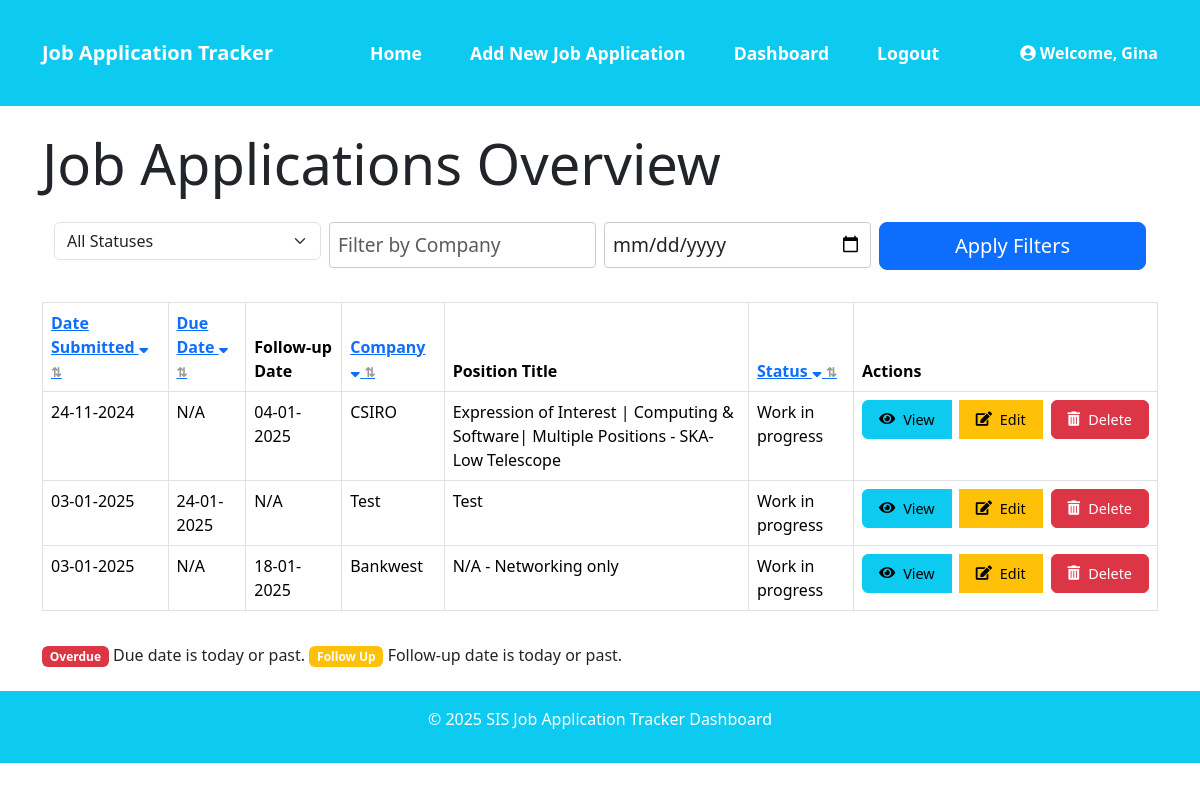
/dashboard (signed in), run on an earlier commit of the app's database.
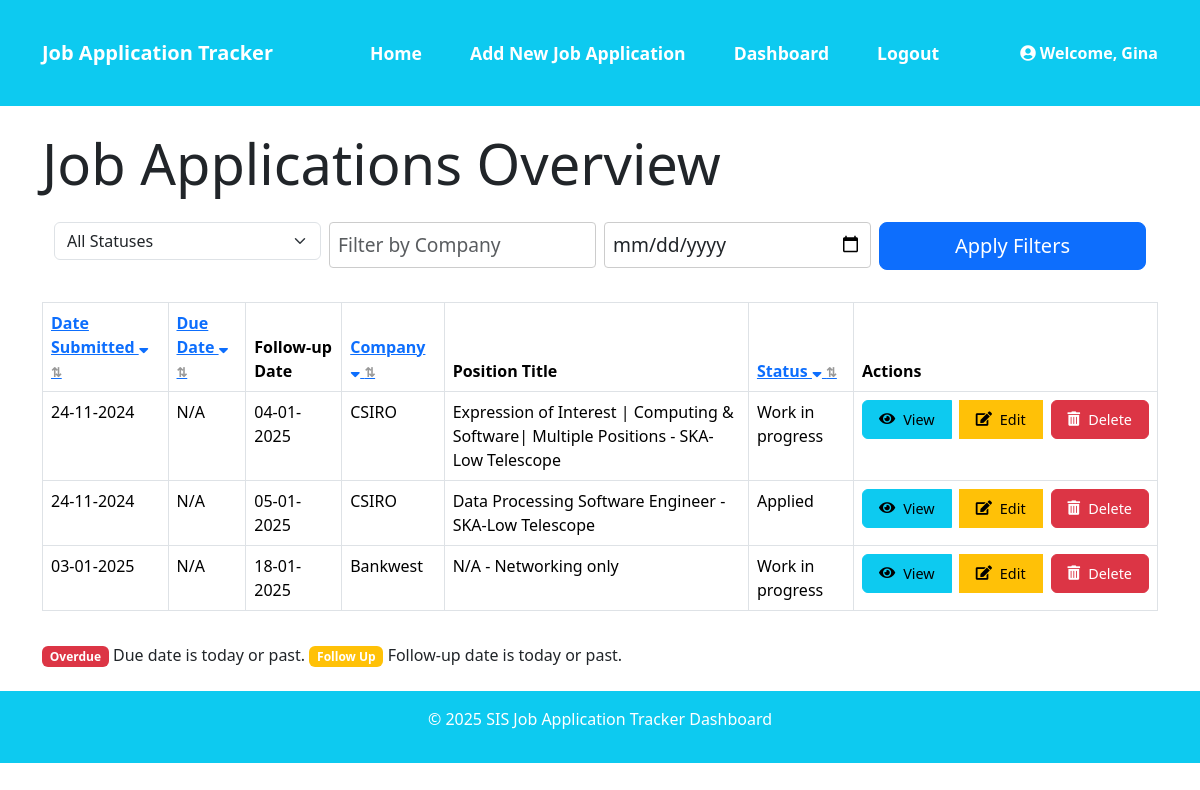
And on a later commit of the database.
### models.py (models this page shows, shortened)
class User(UserMixin, db.Model):
    id = db.Column(db.Integer, primary_key=True)
    username = db.Column(db.String(64), unique=True, nullable=False)
    email = db.Column(db.String(120), unique=True, nullable=False)
    password_hash = db.Column(db.String(256))

class JobApplication(db.Model):
    id = db.Column(db.Integer, primary_key=True)
    date_submitted = db.Column(db.Date, nullable=True)
    due_date = db.Column(db.Date, nullable=True)
    follow_up_date = db.Column(db.Date, nullable=True)
    company = db.Column(db.String(120), nullable=False)
    contact = db.Column(db.String(120), nullable=True)
    position_title = db.Column(db.String(120), nullable=False)
    status = db.Column(db.String(50), nullable=False)
    cv_submitted = db.Column(db.String(10), nullable=False)
    cover_letter_submitted = db.Column(db.String(10), nullable=False)
    follow_up_sent = db.Column(db.String(10), nullable=False)
    follow_up_message = db.Column(db.Text, nullable=True)
    notes = db.Column(db.Text, nullable=True)
    user_id = db.Column(db.Integer, db.ForeignKey('user.id'), nullable=False)
    highlight = db.Column(db.Boolean, default=False)
    user = db.relationship('User', backref=db.backref('job_applications', lazy=True))
    @hybrid_property
    def priority(self):
        today = datetime.utcnow().date()
        if self.due_date and self.due_date <= today + timedelta(days=2):
            return 'high'
        elif self.status == 'Offer Received':
            return 'completed'
        else:
            return 'normal'

### app.py (the view)
@app.route('/dashboard', methods=['GET', 'POST'])
@login_required
def dashboard():
    print(f"User authenticated: {current_user.is_authenticated}")
    applications = JobApplication.query.filter_by(user_id=current_user.id).all()
    status_filter = request.args.get('status')
    company_filter = request.args.get('company')
    due_before_filter = request.args.get('due_before')
    priority_filter = request.args.get('priority')
    if status_filter:
        applications = [app for app in applications if app.status == status_filter]
    if company_filter:
        applications = [app for app in applications if company_filter.lower() in app.company.lower()]
    if due_before_filter:
        try:
            due_before = datetime.strptime(due_before_filter, "%Y-%m-%d").date()
            applications = [app for app in applications if app.due_date and app.due_date <= due_before]
        except ValueError:
            flash("Invalid date format. Use YYYY-MM-DD.", "danger")
    if priority_filter:
        applications = [app for app in applications if app.priority == priority_filter]
    sort_by = request.args.get('sort_by')
    order = request.args.get('order', 'asc')
    def sort_key(x, sort_by):
        value = getattr(x, sort_by, None)
        if isinstance(value, (date, datetime)):
            return (True, value)
        return (value is not None, value)  # This will sort None values last
    if sort_by:
        reverse = order == 'desc'
        applications = sorted(applications, key=lambda x: sort_key(x, sort_by), reverse=reverse)
    high_priority_apps = [app for app in applications if app.priority == 'high']
    sorted_apps = sorted(applications, key=lambda x: x.priority)
    application_form = JobApplicationForm()
    delete_form = DeleteForm()
    rendered_template = render_template(
        'dashboard.html',
        applications=applications,
        high_priority_apps=high_priority_apps,
        sorted_apps=sorted_apps,
        application_form=application_form,
        delete_form=delete_form)
    session.pop('_flashes', None)
    return rendered_template

### app.py
class DeleteForm(FlaskForm):
    csrf_token = HiddenField()

### app.py (called while the page is built)
@login_manager.user_loader
def load_user(user_id):
    return db.session.get(User, int(user_id))

### templates/dashboard.html (shortened to what this page needs)
{% extends "base.html" %}
{% import "bootstrap/wtf.html" as wtf %}
{% block content %}
<h2 class="display-4 mb-4">Job Applications Overview</h2>
<div class="container text-start">
<form method="GET" action="{{ url_for('dashboard') }}">
    <div class="row g-2 align-items-start">
        <div class="col-md-3 mb-2">
            <select name="status" class="form-select">
                <option value="">All Statuses</option>
            </select>
        </div>
        <div class="col-md-3 mb-2">
            <input type="text" name="company" placeholder="Filter by Company" class="form-control">
        </div>
        <div class="col-md-3 mb-2">
            <input type="date" name="due_before" class="form-control" placeholder="Due Before">
        </div>
        <div class="col-md-3 mb-2">
            <button type="submit" class="btn btn-primary btn-lg w-100">Apply Filters</button>
        </div>
    </div>
</form>
</div>
<div class="table-responsive">
    <table class="table table-bordered mt-4">
        <thead>
            <tr>
                <th class="sortable">
                    <a href="{{ url_for('dashboard', sort_by='date_submitted', order=request.args.get('order', 'asc') == 'asc' and 'desc' or 'asc') }}"
                        title="Click to sort by Date Submitted">
                        Date Submitted
                        {% if request.args.get('sort_by') == 'date_submitted' %}
                            {% if request.args.get('order', 'asc') == 'asc' %}
                                <i class="fa fa-sort"></i>
                            {% else %}
                                <i class="fa fa-sort-up"></i>
                            {% endif %}
                        {% else %}
                            <i class="fa fa-sort-down"></i>
                        {% endif %}
                    </a>
                </th>
                <th class="sortable">
                    <a href="{{ url_for('dashboard', sort_by='due_date', order=request.args.get('order', 'asc') == 'asc' and 'desc' or 'asc') }}"
                        title="Click to sort by Due Date">
                        Due Date
                        {% if request.args.get('sort_by') == 'due_date' %}
                            {% if request.args.get('order', 'asc') == 'asc' %}
                                <i class="fa fa-sort"></i>
                            {% else %}
                                <i class="fa fa-sort-up"></i>
                            {% endif %}
                        {% else %}
                            <i class="fa fa-sort-down"></i>
                        {% endif %}
                    </a>
                </th>
                <th>Follow-up Date</th>
                <th class="sortable">
                    <a href="{{ url_for('dashboard', sort_by='company', order=request.args.get('order', 'asc') == 'asc' and 'desc' or 'asc') }}"
                        title="Click to sort by Company">
                        Company
                        {% if request.args.get('sort_by') == 'company' %}
                            {% if request.args.get('order', 'asc') == 'asc' %}
                                <i class="fa fa-sort"></i>
                            {% else %}
                                <i class="fa fa-sort-up"></i>
                            {% endif %}
                        {% else %}
                            <i class="fa fa-sort-down"></i>
                        {% endif %}
                    </a>
                </th>
                <th>Position Title</th>
                <th class="sortable">
                    <a href="{{ url_for('dashboard', sort_by='status', order=request.args.get('order', 'asc') == 'asc' and 'desc' or 'asc') }}"
                        title="Click to sort by Status">
                        Status
                        {% if request.args.get('sort_by') == 'status' %}
                            {% if request.args.get('order', 'asc') == 'asc' %}
                                <i class="fa fa-sort"></i>
                            {% else %}
                                <i class="fa fa-sort-up"></i>
                            {% endif %}
                        {% else %}
                            <i class="fa fa-sort-down"></i>
                        {% endif %}
                    </a>
                </th>
                <th>Actions</th>
            </tr>
        </thead>
        <tbody>
            {% for application in applications %}
            <tr class="{{ application.row_class }} {% if application.highlight %}highlighted{% endif %}">
                <td>{{ application.date_submitted.strftime('%d-%m-%Y') if application.date_submitted else 'N/A' }}</td>
                <td>{{ application.due_date.strftime('%d-%m-%Y') if application.due_date else 'N/A' }}</td>
                <td>{{ application.follow_up_date.strftime('%d-%m-%Y') if application.follow_up_date else 'N/A' }}</td>
                <td>{{ application.company }}</td>
                <td>{{ application.position_title }}</td>
                <td>{{ application.status }}</td>
                <td>
                    <div class="btn-group" role="group">
                        <a href="{{ url_for('view_application', application_id=application.id) }}"
                            class="btn btn-info me-2">
                                <i class="fas fa-eye"></i> View
                        </a>
                        <a href="{{ url_for('edit_application', application_id=application.id) }}"
                            class="btn btn-warning me-2">
                                <i class="fas fa-edit"></i> Edit
                        </a>
                        <form method="POST" action="{{ url_for('delete_application', application_id=application.id) }}"
                                style="display: inline;">
                            <button type="submit" class="btn btn-danger">
                                <i class="fas fa-trash-alt"></i> Delete
                            </button>
                        </form>
                    </div>
                </td>
            </tr>
            {% endfor %}
        </tbody>
    </table>
</div>
<div class="mt-3">
    <span class="badge bg-danger">Overdue</span> Due date is today or past.
    <span class="badge bg-warning">Follow Up</span> Follow-up date is today or past.
</div>
{% endblock %}

### templates/base.html (shortened to what this page needs)
<!DOCTYPE html>
<html lang="en">
<head>
    <link href="https://cdn.jsdelivr.net/npm/bootstrap@5.3.3/dist/css/bootstrap.min.css" rel="stylesheet">
    <link rel="stylesheet" href="https://cdnjs.cloudflare.com/ajax/libs/font-awesome/5.15.3/css/all.min.css">
    <link rel="stylesheet" href="{{ url_for('static', filename='style.css') }}">
</head>
<body>
    <header class="bg-info text-white text-center py-3 mb-4">
        <nav class="navbar navbar-expand-lg navbar-dark">
            <div class="container">
                <a class="navbar-brand fw-bold" href="{{ url_for('dashboard') }}">Job Application Tracker</a>
                <div class="collapse navbar-collapse justify-content-center" id="navbarNav">
                    <ul class="navbar-nav">
                        <li class="nav-item">
                            <a class="nav-link {% if request.endpoint == 'index' %}active{% endif %}" href="{{ url_for('index') }}">Home</a>
                        </li>
                        <li class="nav-item">
                            <a class="nav-link {% if request.endpoint == 'form' %}active{% endif %}" href="{{ url_for('form') }}">Add New Job Application</a>
                        </li>
                        <li class="nav-item">
                            <a class="nav-link {% if request.endpoint == 'dashboard' %}active{% endif %}" href="{{ url_for('dashboard') }}">Dashboard</a>
                        </li>
                        {% if current_user.is_authenticated %}
                        <li class="nav-item">
                            <a class="nav-link {% if request.endpoint == 'logout' %}active{% endif %}" href="{{ url_for('logout') }}">Logout</a>
                        </li>
                        {% endif %}
                    </ul>
                </div>
                {% if current_user.is_authenticated %}
                <div class="navbar-text text-white ms-auto">
                    <i class="fas fa-user-circle"></i> Welcome, {{ current_user.username }}
                </div>
                {% endif %}
            </div>
        </nav>
    </header>
    <main class="container">
        {% block content %}{% endblock %}
    </main>
    <footer class="bg-info text-white text-center py-3 mt-4">
        <p>&copy; 2025 SIS Job Application Tracker Dashboard</p>
    </footer>
</body>
</html>

### static/style.css (style rules this page uses)
.form-control { width: 100%; padding: 8px; border: 1px solid #ccc; border-radius: 4px; background-color: #fff; font-size: 1.2rem; }
.navbar-nav .nav-item { font-size: 1.1rem; font-weight: bold; padding: 0.5rem 1rem; }
.navbar-nav .nav-link { color: white !important; }
.navbar-text { font-size: 1rem; font-weight: bold; }
.sortable a::after { content: " ⇅"; font-size: 0.8em; color: #999; }
.table .btn { padding: 0.5rem 1rem; font-size: 0.9rem; display: flex; align-items: center; gap: 0.5rem; }
.table .btn-group .btn { margin-right: 0.5rem; }
.table .btn-group .btn:last-child { margin-right: 0; }
.table .btn-danger { background-color: #dc3545; border-color: #dc3545; }

What changed in the data, as far as the page shows it:
changed JobApplication: date_submitted "03-01-2025" → "24-11-2024"; due_date "24-01-2025" → "N/A"; follow_up_date "N/A" → "05-01-2025"; company "Test" → "CSIRO"; position_title "Test" → "Data Processing Software Engineer - SKA-Low Telescope"; status "Work in progress" → "Applied"
